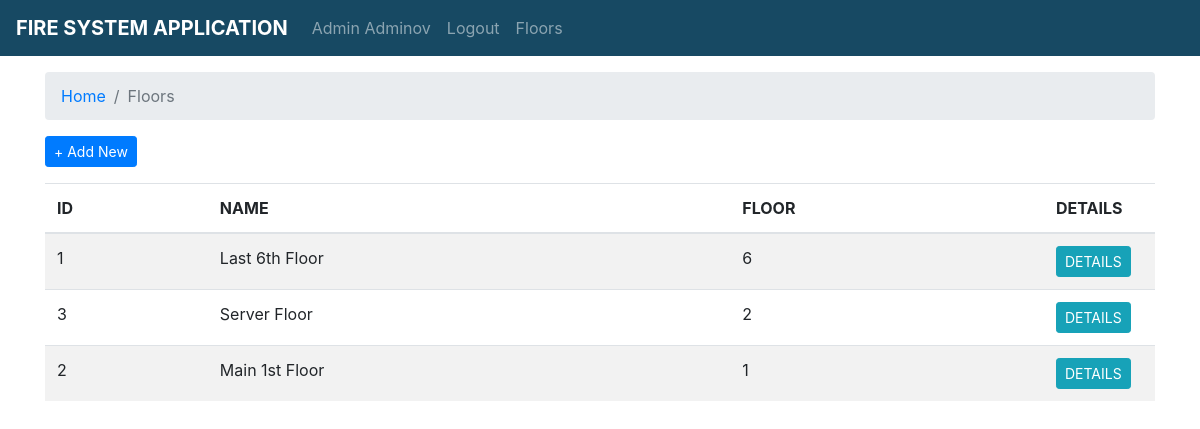
Page /floors.php (signed in) on the committed database.
### tables this page shows
CREATE TABLE `floors` (
  `id` int(11) NOT NULL,
  `name` varchar(255) NOT NULL,
  `floor` int(11) NOT NULL
);

### db.php (called while the page is built, shortened)
<?php
	try{
		$connection = new PDO("mysql:host=localhost;dbname=fire_system", "root", "");
	}catch(PDOException $e){
		echo $e->getMessage();
	}
	function getFloors(){
		global $connection;
		$query = $connection->prepare("SELECT * FROM floors ORDER BY floor DESC");
		$query->execute();
		$result = $query->fetchAll();
		return $result;
	}
?>

### floors.php (the view, shortened to what this page needs)
<?php
	require_once 'db.php';
	if(ONLINE){
?>
<!DOCTYPE html>
<html>
	<head>
		<?php
			require_once 'head.php';
		?>
	</head>
	<body>
		<?php
			require_once 'navbar.php';
		?>
		<div class="container">
			<div class="row mt-3">
				<div class="col-12">
					<nav aria-label="breadcrumb">
					  <ol class="breadcrumb">
					    <li class="breadcrumb-item"><a href="index.php">Home</a></li>
					    <li class="breadcrumb-item active" aria-current="page">
					    	Floors
					    </li>
					  </ol>
					</nav>
					<button type="button" class="btn btn-primary btn-sm" data-toggle="modal" data-target="#addNewFloor">
					  + Add New
					</button>
					<table class="table table-striped mt-3">
						<thead>
							<tr>
								<th>ID</th>
								<th>NAME</th>
								<th>FLOOR</th>
								<th style="width: 10%;">DETAILS</th>
							</tr>
						</thead>
						<tbody>
							<?php
								$floors = getFloors();
								if($floors!=null){
									foreach($floors as $floor){
							?>
								<tr>
									<td>
										<?php
											echo $floor['id'];
										?>
									</td>
									<td>
										<?php
											echo $floor['name'];
										?>
									</td>
									<td>
										<?php
											echo $floor['floor'];
										?>
									</td>
									<td>
										<a href="readfloor.php?id=<?php echo $floor['id']; ?>" class = "btn btn-info btn-sm">
											DETAILS
										</a>
									</td>
								</tr>
							<?php
									}
								}
							?>
						</tbody>
					</table>
				</div>
			</div>
		</div>
	</body>
</html>
<?php
	}else{
		header("Location:login.php");
	}
?>

### rows in the picture
floors: id "1", name "Last 6th Floor", floor "6"
floors: id "3", name "Server Floor", floor "2"
floors: id "2", name "Main 1st Floor", floor "1"

### other values in the picture
SITE_NAME "FIRE SYSTEM APPLICATION"
$CURRENT_USER['full_name'] "Admin Adminov"
